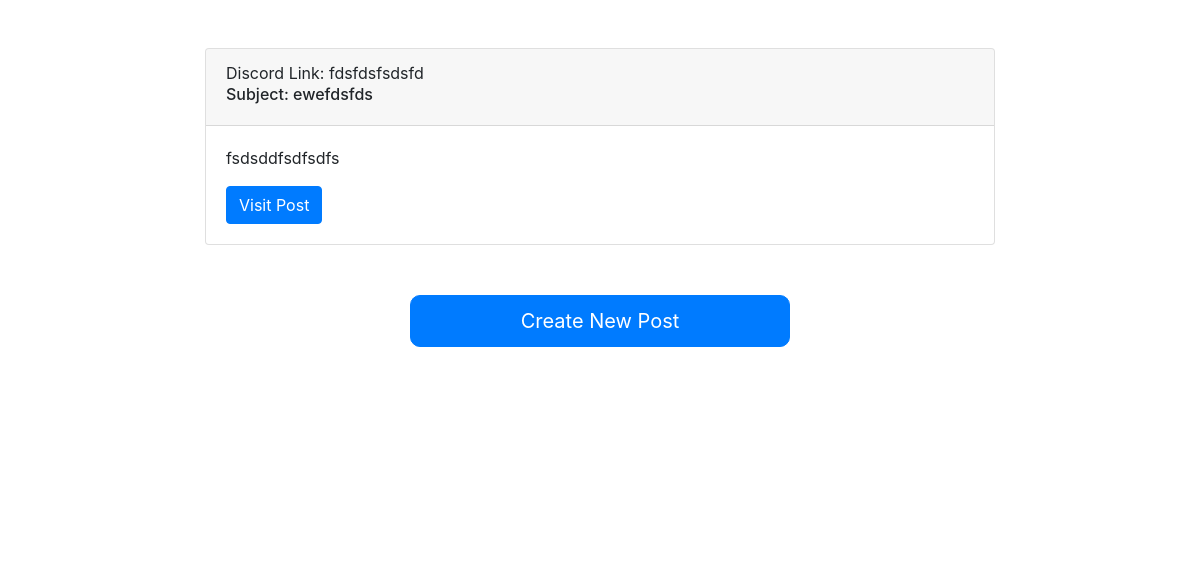
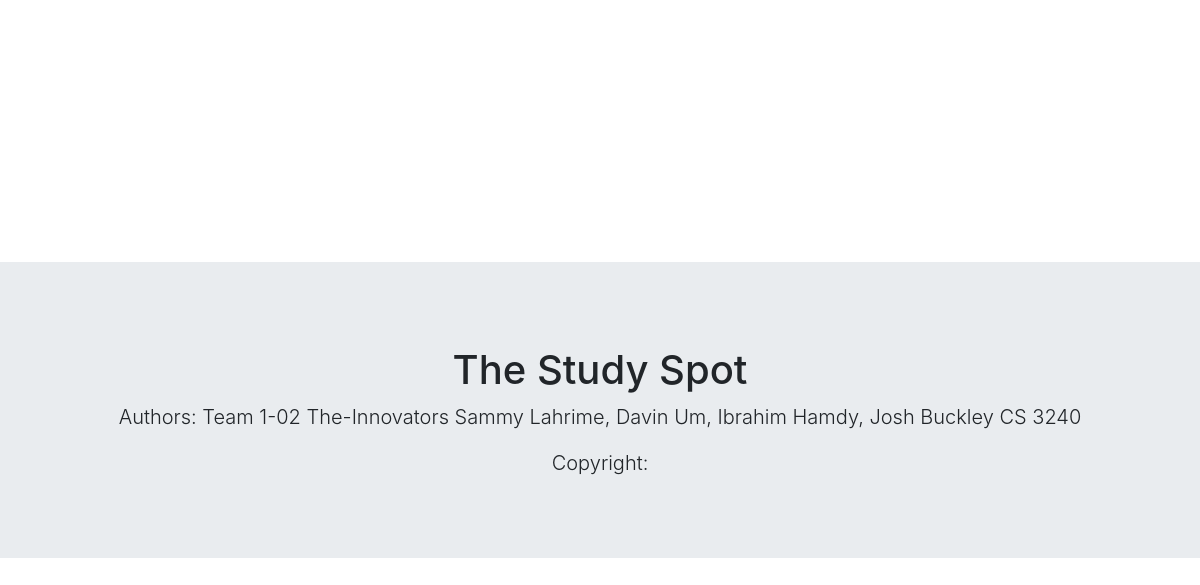
/post/ (lower part), run on an earlier commit of the app's database (2 pictures, top to bottom).
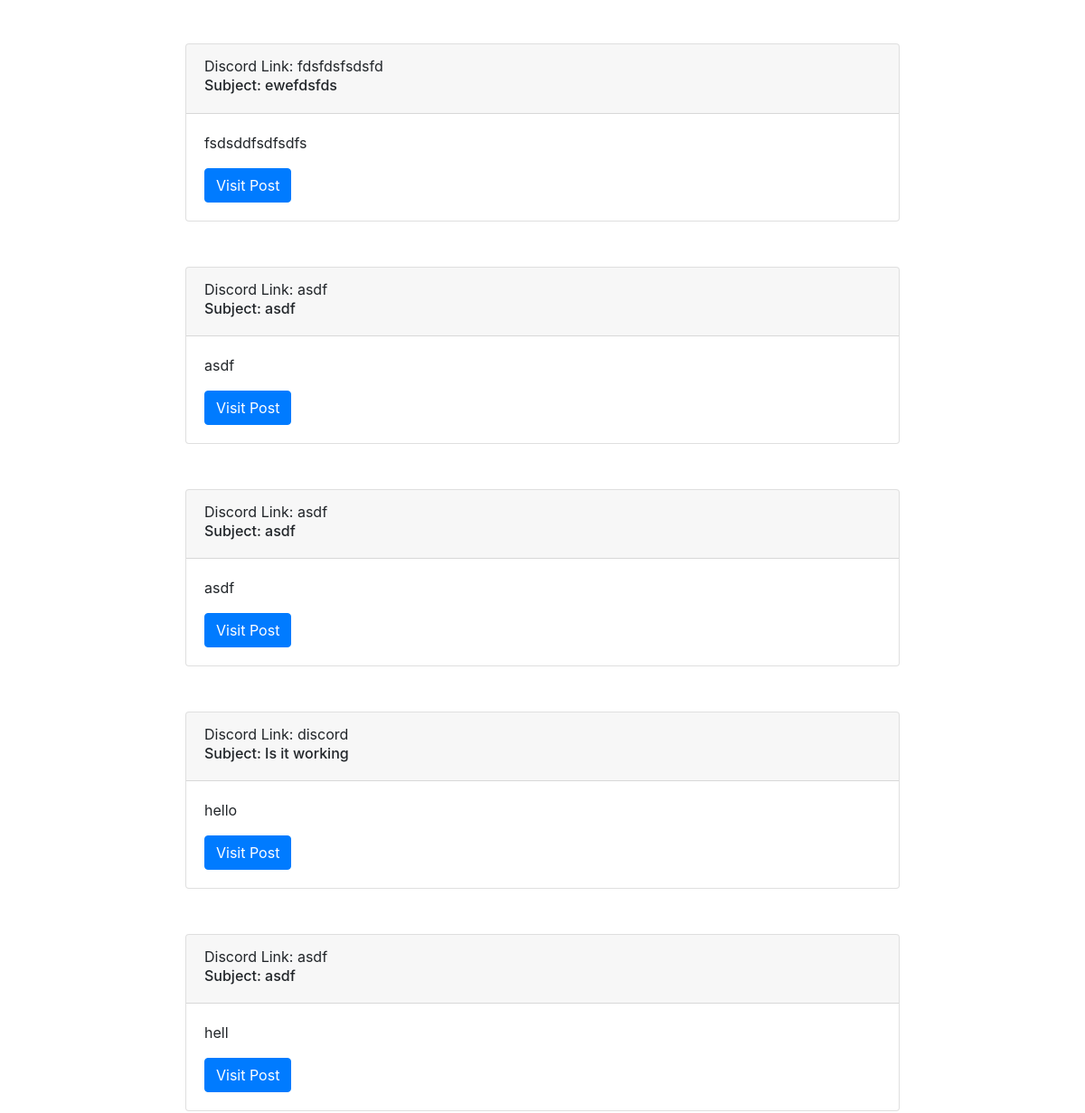
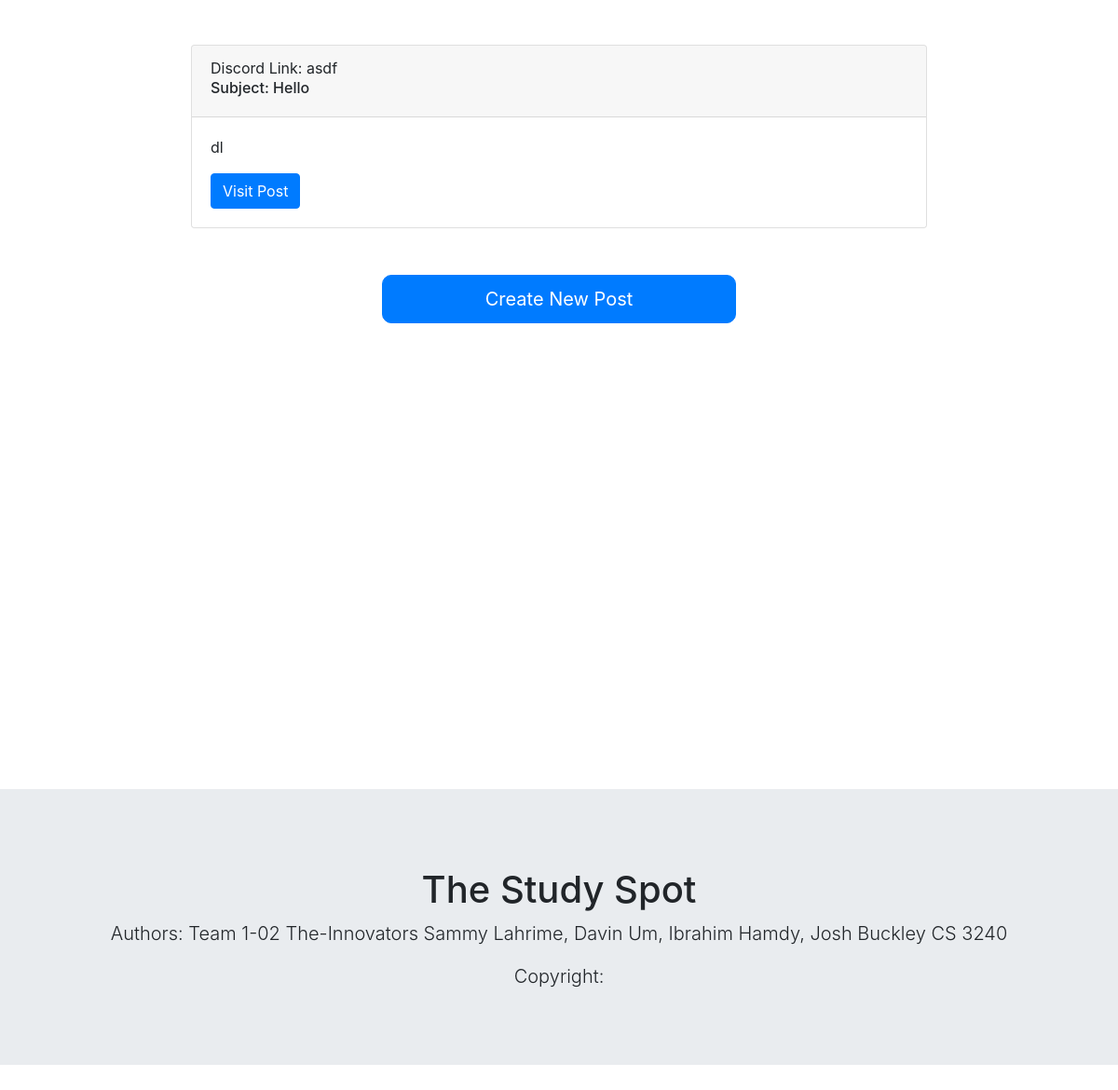
And on a later commit of the database (2 pictures, top to bottom).
### StudyForum/models.py (models this page shows)
class Post(models.Model):
    username = models.CharField(max_length = 20, default="na")
    subject = models.CharField(max_length = 50, default="na")
    category = models.CharField(max_length = 100, default="na")
    content = models.CharField(max_length = 500, default="na")
    discord_link = models.CharField(max_length = 100, default="na")
    user_id = models.IntegerField()

### StudyForum/views.py (the view)
# urls.py: path('post/', views.post, name = 'post'),
def post(request):
    post_list = Post.objects.all()
    context = {'post_list': post_list}
    return render(request, 'studyforum/postings.html',context)

### StudyForum/templates/studyforum/postings.html (shortened to what this page needs)
{% extends './global_template.html' %}
{% block content %}
<div class = "row">
  <div class ="col-md-2"></div>
  <div class = "col-md-8">
        {% for post in post_list %}
        <div style = "margin-top:50px" class="card z-depth-0 bordered">
                <div class="card-header">
                  <h7>Discord Link: {{post.discord_link}}</h7>
                  <h6>
                  Subject: {{post.subject}}
                  </h6>
                </div>
                <div class="card-body" id ="card-four">
                  <p class="card-text">{{post.content}}</p>
                    <form class = "pull-right">
                      <button formaction="{% url 'studyforum:postpage' post.id %}" class = "btn btn-primary pull-right">Visit Post</button>
                    </form>
                </div>
              </div>
        {% endfor %}
        </div>
        <div class = "col-md-2"></div>
  </div>
    <div class = "row">
      <div class="col-md-4"></div>
      <div class="col-md-4">
    <form>
    <button formaction="{% url 'studyforum:postsubmit' %}" class = "btn btn-block btn-primary big-button">Create New Post</button>
    </form>
    </div>
    <div class="col-md-4"></div>
    </div>
    {% endblock%}

What changed in the data, as far as the page shows it:
added Post: discord_link "asdf", subject "asdf", content "asdf"
added Post: discord_link "asdf", subject "asdf", content "asdf"
added Post: discord_link "discord", subject "Is it working", content "hello"
added Post: discord_link "asdf", subject "asdf", content "hell"
added Post: discord_link "asdf", subject "Hello", content "dl"
